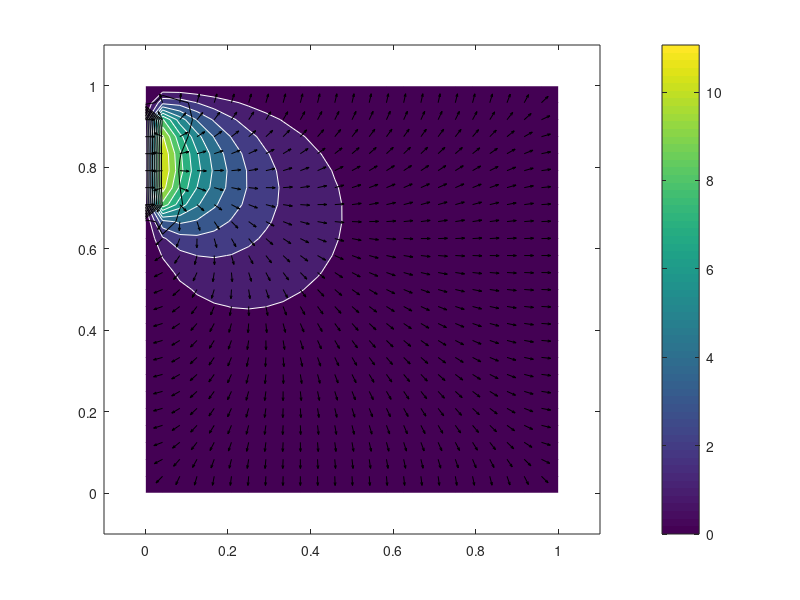

Recreate this plot in MATLAB. (Note: this script raises an error after producing the figure.)
%%%%%%%%%%%%%%%%%%%%%%%%%%%%%%%%%%%%%%%%%%%%%%%%%%%%%%%%%%%%%%%%%%%%%%%%%%%
%                Stokes 2D Chorin Projection method                       %
%                                                                         %
% Solving system of equations                                             %
% u_t + u * u_x + v * u_y = -1/rho * p_x + u_xx + u_yy                    %
% v_t + u * v_x + v * v_y = -1/rho * p_y + v_xx + v_yy                    %
% u_x + v_y = 0                                                           %
% by Rauan Kelesbekov                                                     %
%%%%%%%%%%%%%%%%%%%%%%%%%%%%%%%%%%%%%%%%%%%%%%%%%%%%%%%%%%%%%%%%%%%%%%%%%%%
% variable declarations
clear; close all; clc;
format long;
figure('Renderer', 'painters', 'Position', [1000 600 850 800]);
nx = 25;
ny = 25;
nt = 100;                   % used during testing, no longer req
every = floor(nt / 1);      % plot frequency
dx = 1.0/(nx-1);
dy = 1.0/(ny-1);
sigma = .009;
nu=.01;
Re = 1/nu;
dt = sigma*dx*dy/nu; % CFL condition
rho = 1;
x = linspace(0,1,nx);
y = linspace(0,1,ny);
[x, y] = meshgrid(x,y);  
u = zeros(ny,nx); 
v = zeros(ny,nx);
un=zeros(ny,nx);
vn=zeros(ny,nx);
p = zeros(nx,ny);                   
varepsilon = 5e-7;
n=0;
delta = 1; % to enter the main loop
q = zeros(nx,ny); % normalized vector field
lefthole = floor(3*(ny-1)/4):ny-2;
righthole = 2:floor((ny-1)/4);
% Chorin projection method modification, using single intermediate u*
while delta > varepsilon
    uprev = u; % velocity convergence parameters
    vprev = v;
%%%%%%%%%%%%%%%%%%%%%%%%%%%%%%%%%%%%%%%%%%%%%%%%%%%%%%%%%%%%%%%%%%%%%%%%%%%
%                   solving Burger's eq'n for u* v*                       %
%%%%%%%%%%%%%%%%%%%%%%%%%%%%%%%%%%%%%%%%%%%%%%%%%%%%%%%%%%%%%%%%%%%%%%%%%%%
    % boundary conditions
    u(2:nx-1,1)=0;
    u(1,2:ny-1)=0;
    u(1,2:ny-1)=0;
    u(nx,2:ny-1)=0;
    u(2:nx-1,ny)=0;
    v(2:nx-1,1)=0;
    v(1,2:ny-1)=0;
    v(ny,2:ny-1)=0;
    v(2:nx-1,ny)=0;
    u(1,lefthole)=1;                        %inlet velocity Direchlet
    u(nx,righthole)=u(nx-1,righthole);      %outlet velocity Neumann
    % explicitly solving Burger's equation
    un=u;
    vn=v;
   
    for i=2:(ny-1)
        for j=2:(nx-1)
            % upwind difference scheme for stability
            un(i,j)= u(i,j) ...
                    - dt ...
                    * (max(u(i,j),0) * (u(i,j) - u(i-1,j))/dx ...
                    + min(u(i,j),0) * (u(i+1,j) - u(i,j))/dx)...
                    - dt ...
                    * (max(v(i,j),0) * (u(i,j) - u(i,j-1))/dy ...
                    + min(v(i,j),0) * (u(i,j+1) - u(i,j))/dx) ... 
                    + (1/Re*dt/dx^2) * (u(i+1,j)-2*u(i,j)+u(i-1,j)) ...
                    + (1/Re*dt/dy^2) * (u(i,j+1)-2*u(i,j)+u(i,j-1));
            vn(i,j)= v(i,j) ... 
                    - dt ...
                    * (max(u(i,j),0) * (v(i,j) - v(i-1,j))/dx ...
                    + min(u(i,j),0) * (v(i+1,j) - v(i,j))/dx)...
                    - dt ...
                    * (max(v(i,j),0) * (v(i,j) - v(i,j-1))/dy ...
                    + min(v(i,j),0) * (v(i,j+1) - v(i,j))/dx) ...
                    + (1/Re*dt/dx^2) *( v(i+1,j)-2*v(i,j)+v(i-1,j)) ...
                    + (1/Re*dt/dy^2) * (v(i,j+1)-2*v(i,j)+v(i,j-1));
        end
    end
    vs = vn; 
    us = un;
%%%%%%%%%%%%%%%%%%%%%%%%%%%%%%%%%%%%%%%%%%%%%%%%%%%%%%%%%%%%%%%%%%%%%%%%%%%
%                       solving Poisson eq                                %
%%%%%%%%%%%%%%%%%%%%%%%%%%%%%%%%%%%%%%%%%%%%%%%%%%%%%%%%%%%%%%%%%%%%%%%%%%%
    m = 1; % pressure convergence parameter
    %boundary conditions
    p(1,:)=p(2,:);  
    p(nx,:)=p(nx-1,:);
    p(:,ny)=p(:,ny-1);
    p(:,1)=p(:,2);
    p(1,lefthole)=1;     % inlet pressure
    p(nx,righthole)=0;         % outlet pressure
    pplus1  = p;
    % calculating free term 
    f = zeros(nx,ny);
    for j = 2:ny-1
        for i = 2:nx-1
            usplus05    = (us(i+1,j) + us(i,j))/2;
            usminus05   = (us(i,j) + us(i-1,j))/2;
            vsplus05    = (vs(i,j+1) + vs(i,j))/2;
            vsminus05   = (vs(i,j) + vs(i,j-1))/2;
            f(i,j) = - (rho/dt) ...
                * ((usplus05-usminus05)/dx ...
                    + (vsplus05-vsminus05)/dy);
        end
    end
    % relaxation method, solving Poisson equation, finding pressure field
    w = 1.95;   % optimal relaxation parameter
    while m > varepsilon
        p = pplus1;
        for i = 2:nx-1
            for j = 2:ny-1
                pplus1(i,j) = (w/4)*(p(i+1,j) + p(i,j+1) ...
                    - 4*(1-1/w)*p(i,j) + dx^2 * f(i,j)...
                    + pplus1(i-1,j) + pplus1(i,j-1));
            end
        end
        m = max(max(abs(pplus1) - abs(p)));
    end
    p = pplus1;
    
%%%%%%%%%%%%%%%%%%%%%%%%%%%%%%%%%%%%%%%%%%%%%%%%%%%%%%%%%%%%%%%%%%%%%%%%%%%
%                    correcting u,v considering pressure                  %
%%%%%%%%%%%%%%%%%%%%%%%%%%%%%%%%%%%%%%%%%%%%%%%%%%%%%%%%%%%%%%%%%%%%%%%%%%%
    uplus1 = us;
    vplus1 = vs;
    for i = 2:nx-1 
        for j = 2:ny-1 
            % staggered mesh
            pxplus005   = (p(i+1,j) + p(i,j))/2;
            pxminus05   = (p(i,j) + p(i-1,j))/2;                        
            pyplus005   = (p(i,j+1) + p(i,j))/2;
            pyminus05   = (p(i,j) + p(i,j-1))/2;
            uplus1(i,j) = - dt / rho * (pxplus005-pxminus05)/dx + us(i,j);
            vplus1(i,j) = - dt / rho * (pyplus005-pyminus05)/dy + vs(i,j);
        end
    end
    delta = max(max(abs(uprev-u)))+max(max(abs(vprev-v)));
    u = uplus1;
    v = vplus1;
%%%%%%%%%%%%%%%%%%%%%%%%%%%%%%%%%%%%%%%%%%%%%%%%%%%%%%%%%%%%%%%%%%%%%%%%%%%
%                               Fancy plots                               %
%%%%%%%%%%%%%%%%%%%%%%%%%%%%%%%%%%%%%%%%%%%%%%%%%%%%%%%%%%%%%%%%%%%%%%%%%%%
    if mod(n,every)==0 
        q = (u.^2 + v.^2); q = sqrt(q);     % vector field length
        unormed = (u./q); vnormed = (v./q); % normalizing vector field
        contourf(x,y,p.',10,'w-'); hold on; % pressure field
        colorbar;                 
        caxis([min(min(p)) max(max(p))]);   % color axis            
        contour(x,y,q.',10,'k-');  hold on; % velocity countour
        quiver(x,y,unormed.',vnormed.',0.4,'k');    % velocity field
        axis([-0.1 1.1 -0.1 1.1]); hold on;
        fprintf('%d. pmax = %f umax = %f vmax = %f delta = %.6f\n',...
            n,max(max(abs(p))),max(max(abs(u))),max(max(abs(v))),delta);
        colorbar vert; 
        
        drawnow;
    end
    n = n + 1;
end
